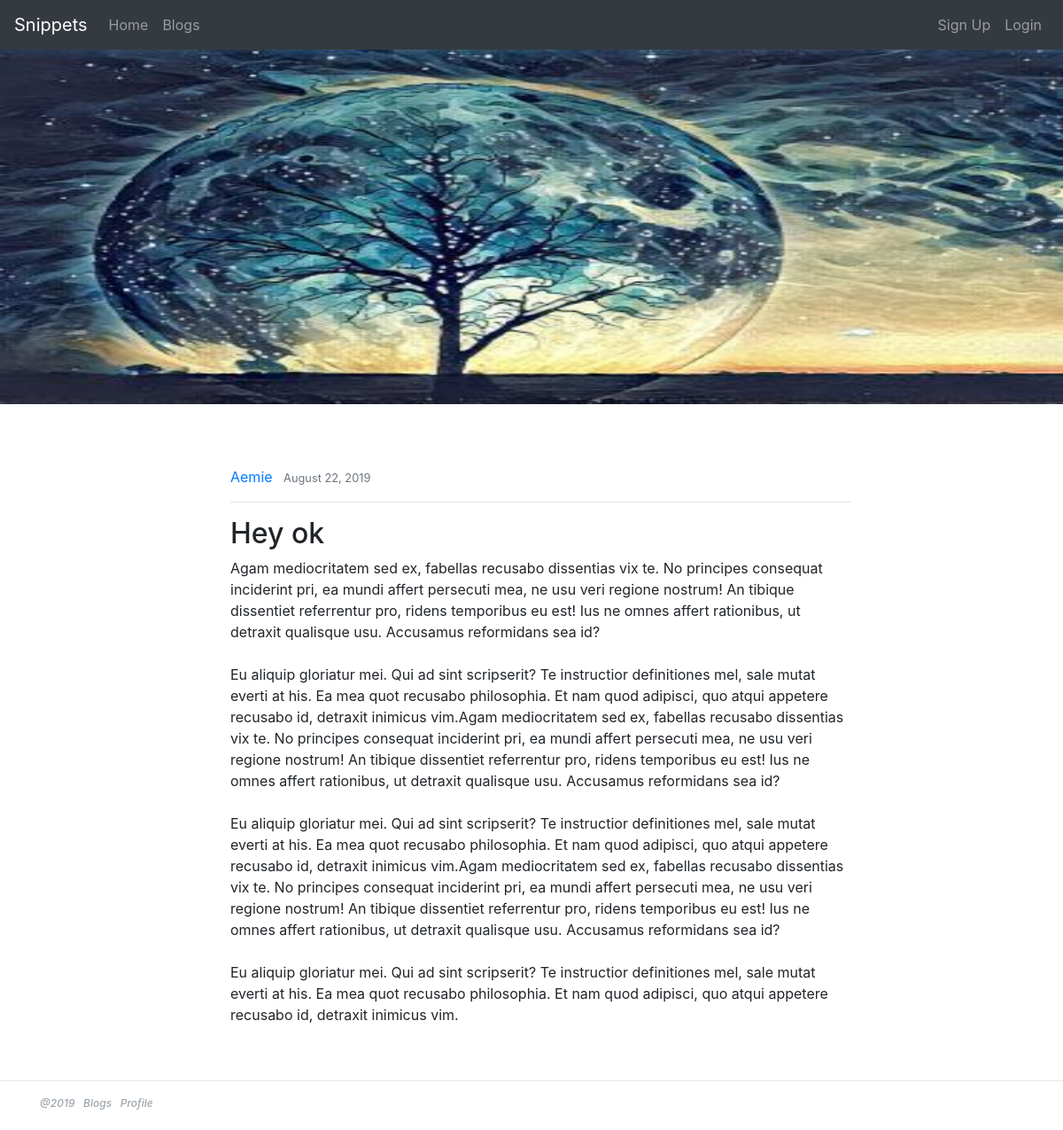
Before: /post/41/ with the older database file.
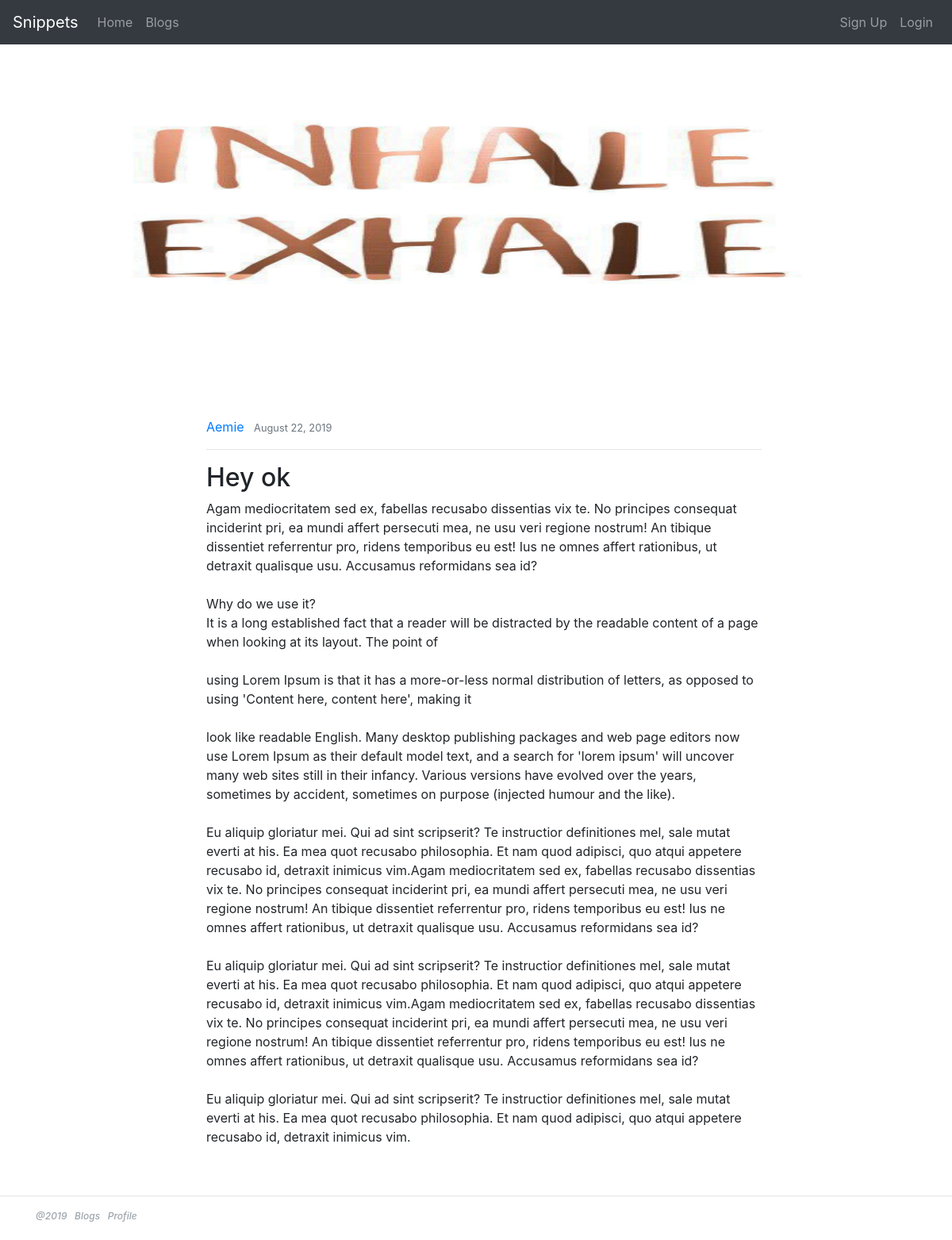
After: the same page with the newer database file.
### Snippets/models.py (models this page shows, shortened)
class Post(models.Model) :
    title = models.CharField(max_length=100)
    content = models.TextField()
    date = models.DateTimeField(default=timezone.now)
    author = models.ForeignKey(User , on_delete=models.CASCADE) #If user deleted , delete their posts
    img = models.ImageField(default='default.jpg' , upload_to="post_pics")

### Snippets/views.py (the view)
# urls.py: path('post/<int:pk>/',PostDetailView.as_view(), name = 'post-detail'), #pk decides which blog to open based on id
class PostDetailView(DetailView):
    model = Post

### Snippets/templates/Snippets/post_detail.html (shortened to what this page needs)
{% extends "Snippets/base.html" %}
{% block content %}
        <div id="carouselExampleIndicators" class="carousel" data-ride="carousel">
            <div class="carousel-inner">
                <div class="carousel-item active"
                    style="background-image: url('{{ MEDIA_URL }}{{ post.img.url }}'); width:100%; height:25rem; background-size:100% 100%;">
                    <div class="carousel-caption"></div>
                </div>
            </div>
        </div>
        <article class="Media content-section" style="padding:30px 20%;">
            <div class="Media-body" style="padding-left:20px;padding-top:40px;">
                <div class="article-metadata">
                    <a class="mr-2" href="{% url 'user-posts' object.author.username %}">{{ object.author }}</a>
                    <small class="text-muted">{{ object.date|date:"F d, Y"}}</small>
                </div>
                <hr>
                <h2>{{ object.title }}</h2>
                <p style="white-space: pre-wrap;">{{ object.content }}</p>
            </div>
        </article>
{% endblock content %}

Changed rows visible on the page:
changed Post "Hey ok": img: picture added in place of a placeholder; content "…Accusamus reformidans sea id? Eu aliquip gloriatur mei.…" → "…Accusamus reformidans sea id? Why do we use it? It is a long established fact that a reader will be distracted by the readable content of a page when looking at its layout. The point of using Lorem Ipsum is that it has a more-or-less normal distribution of letters, as opposed to using 'Content here, content here', making it look like readable English. Many desktop publishing packages and web page editors now use Lorem Ipsum as their default model text, and a search for 'lorem ipsum' will uncover many web sites still in their infancy. Various versions have evolved over the years, sometimes by accident, sometimes on purpose (injected humour and the like). Eu aliquip gloriatur mei.…"
